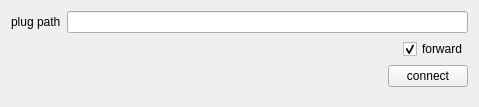
<?xml version="1.0" encoding="UTF-8"?>
<ui version="4.0">
 <class>ConnectDialog</class>
 <widget class="QWidget" name="ConnectDialog">
  <property name="geometry">
   <rect>
    <x>0</x>
    <y>0</y>
    <width>479</width>
    <height>107</height>
   </rect>
  </property>
  <property name="windowTitle">
   <string>Form</string>
  </property>
  <layout class="QHBoxLayout" name="horizontalLayout">
   <item>
    <layout class="QVBoxLayout" name="verticalLayout">
     <item>
      <layout class="QHBoxLayout" name="horizontalLayout_2">
       <item>
        <widget class="QLabel" name="label">
         <property name="text">
          <string>plug path</string>
         </property>
        </widget>
       </item>
       <item>
        <widget class="QLineEdit" name="lineEditPlugPath"/>
       </item>
      </layout>
     </item>
     <item>
      <layout class="QHBoxLayout" name="horizontalLayout_3">
       <item>
        <spacer name="horizontalSpacer">
         <property name="orientation">
          <enum>Qt::Horizontal</enum>
         </property>
         <property name="sizeHint" stdset="0">
          <size>
           <width>40</width>
           <height>20</height>
          </size>
         </property>
        </spacer>
       </item>
       <item>
        <widget class="QCheckBox" name="checkBoxForward">
         <property name="text">
          <string>forward</string>
         </property>
         <property name="checked">
          <bool>true</bool>
         </property>
        </widget>
       </item>
      </layout>
     </item>
     <item>
      <layout class="QHBoxLayout" name="horizontalLayout_4">
       <item>
        <spacer name="horizontalSpacer_2">
         <property name="orientation">
          <enum>Qt::Horizontal</enum>
         </property>
         <property name="sizeHint" stdset="0">
          <size>
           <width>40</width>
           <height>20</height>
          </size>
         </property>
        </spacer>
       </item>
       <item>
        <widget class="QPushButton" name="pushButtonConnect">
         <property name="text">
          <string>connect</string>
         </property>
        </widget>
       </item>
      </layout>
     </item>
     <item>
      <spacer name="verticalSpacer">
       <property name="orientation">
        <enum>Qt::Vertical</enum>
       </property>
       <property name="sizeHint" stdset="0">
        <size>
         <width>20</width>
         <height>40</height>
        </size>
       </property>
      </spacer>
     </item>
    </layout>
   </item>
  </layout>
 </widget>
 <resources/>
 <connections/>
</ui>
